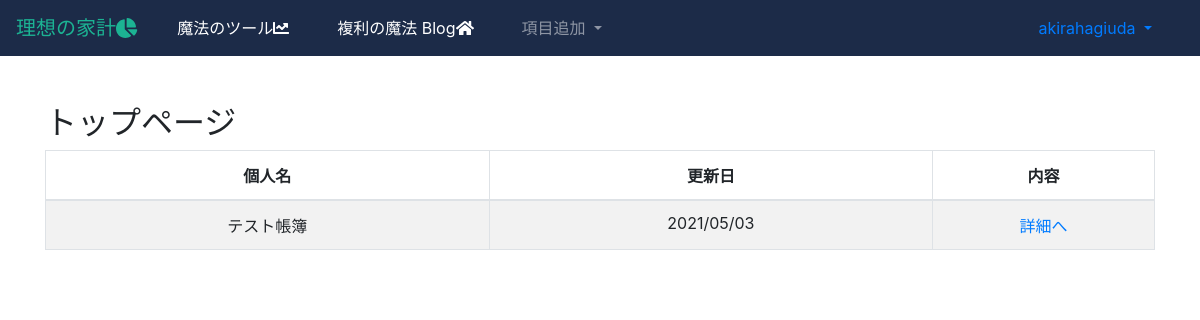
Page / (signed in) on the earlier database version.
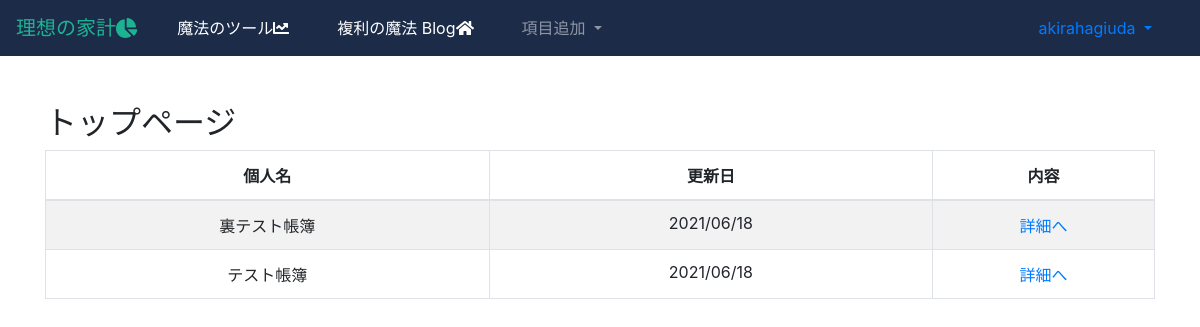
Same page on the later database version.
### webapp/models.py (models this page shows, shortened)
class Journal(models.Model):
    name = models.CharField("帳簿名", max_length=64)
    user = models.ForeignKey(User, on_delete=models.PROTECT)
    created_at = models.DateTimeField("作成日時", auto_now_add=True)
    updated_at = models.DateTimeField("更新日時", auto_now=True)

### webapp/views.py (the view)
# urls.py: path('', views.IndexView.as_view(), name='index'),
class IndexView(TemplateView):
    template_name = 'webapp/index.html'
    def get_context_data(self, **kwargs):
        journal_list = Journal.objects.filter(user=self.request.user).all().order_by('-created_at')
        params = {
            'journal_list': journal_list,
        }
        return params
    def get(self, request, **kwargs):
        if not request.user.is_authenticated:
            return redirect('/login')
        context = self.get_context_data(**kwargs)
        return self.render_to_response(context)

### webapp/templates/webapp/index.html (shortened to what this page needs)
{% extends 'webapp/base.html' %}
{% block content %}
<h2>トップページ</h2>
<table id="fstatement_list" width="100%" class="table table-striped table-bordered table-hover">
    <thead>
        <tr>
            <th class="text-center" width="40%">個人名</th>
            <th class="text-center" width="40%">更新日</th>
            <th class="text-center">内容</th>
        </tr>
    </thead>
    <tbody>
        {% for journal in journal_list %}
        <tr class="odd gradeX text-center">
            <td class="text-center">{{ journal.name}}</td>
            <td class="text-center">{{ journal.updated_at|date:"Y/m/d" }}</td>
            <td><a href="{% url 'webapp:journal_detail' journal.pk %}">詳細へ</a></td>
        </tr>
        {% endfor %}
    </tbody>
</table>
{% endblock %}

Differences in the rows shown:
added Journal: name "裏テスト帳簿", updated_at "2021/06/18"
changed Journal "テスト帳簿": updated_at "2021/05/03" → "2021/06/18"
